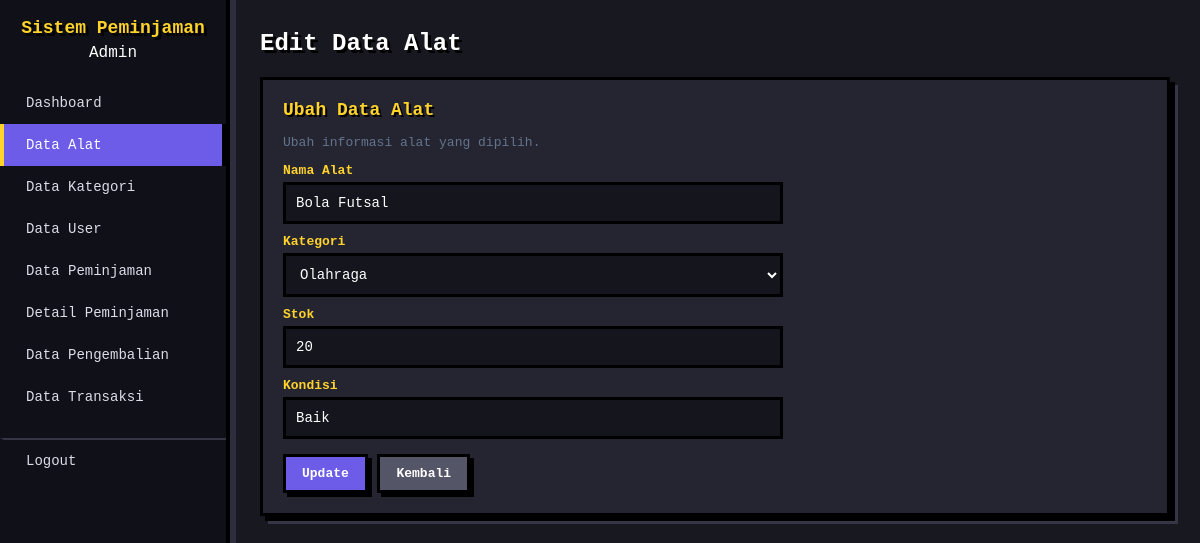
The page /app/data/alat/edit.php?id=1 (signed in) on the database its author committed.
### tables this page shows
CREATE TABLE `alat` (
  `id_alat` int(11) NOT NULL,
  `nama_alat` varchar(100) NOT NULL,
  `id_kategori` int(11) NOT NULL,
  `stok` int(11) NOT NULL,
  `kondisi` varchar(50) NOT NULL
);

CREATE TABLE `kategori` (
  `id_kategori` int(11) NOT NULL,
  `nama_kategori` varchar(100) NOT NULL
);

### app/data/alat/edit.php (the view, shortened to what this page needs)
<?php
include "../../config/connection.php";
$id = $_GET['id'];
$query = "SELECT * FROM alat WHERE id_alat = '$id'";
$data = $conn->query($query);
$row = $data->fetch_assoc();
$query_kategori = "SELECT * FROM kategori";
$data_kategori = $conn->query($query_kategori);
?>
<!DOCTYPE html>
<html>
<head>
    <link rel="stylesheet" href="/ProjectUKK/public/css/style.css?v=2">
</head>
<body>
<div class="layout">
    <aside class="sidebar">
        <div class="sidebar-header">
            <h2>Sistem Peminjaman</h2>
            <div class="role">
                <?= $_SESSION['role']; ?>
            </div>
        </div>
        <div class="sidebar-menu">
            <?php if ($_SESSION['role'] == 'Admin') { ?>
                <a href="../../views/admin.php">
                    Dashboard
                </a>
                <a href="alat.php" class="active">
                    Data Alat
                </a>
                <a href="../kategori/kategori.php">
                    Data Kategori
                </a>
                <a href="../user/user.php">
                    Data User
                </a>
                <a href="../peminjaman/peminjaman.php">
                    Data Peminjaman
                </a>
                <a href="../detail_peminjaman/detail_peminjaman.php">
                    Detail Peminjaman
                </a>
                <a href="../pengembalian/pengembalian.php">
                    Data Pengembalian
                </a>
                <a href="../transaksi/transaksi.php">
                    Data Transaksi
                </a>
            <?php } ?>
            <a href="../../../public/logout.php" class="logout-menu">
                Logout
            </a>
        </div>
    </aside>
    <main class="main">
        <div class="topbar">
            <h1>Edit Data Alat</h1>
        </div>
        <div class="card">
            <h2 style="margin-top:0;font-size:18px;">
                Ubah Data Alat
            </h2>
            <p style="color:#64748b;font-size:13px;">
                Ubah informasi alat yang dipilih.
            </p>
            <form method="POST">
                <label>Nama Alat</label>
                <input
                    type="text"
                    name="nama_alat"
                    value="<?= $row['nama_alat']; ?>"
                    required
                >
                <label>Kategori</label>
                <select name="id_kategori" required>
                    <?php while ($kategori = $data_kategori->fetch_assoc()) { ?>
                        <option
                            value="<?= $kategori['id_kategori']; ?>"
                            <?php if ($kategori['id_kategori'] == $row['id_kategori']) { ?>
                                selected
                            <?php } ?>
                        >
                            <?= $kategori['nama_kategori']; ?>
                        </option>
                    <?php } ?>
                </select>
                <label>Stok</label>
                <input
                    type="number"
                    name="stok"
                    value="<?= $row['stok']; ?>"
                    required
                >
                <label>Kondisi</label>
                <input
                    type="text"
                    name="kondisi"
                    value="<?= $row['kondisi']; ?>"
                    required
                >
                <div class="form-actions">
                    <button
                        type="submit"
                        name="update"
                        class="btn btn-primary"
                    >
                        Update
                    </button>
                    <a
                        href="alat.php"
                        class="btn btn-muted"
                    >
                        Kembali
                    </a>
                </div>
            </form>
        </div>
    </main>
</div>
</body>
</html>

### public/css/style.css (style rules this page uses)
:root { --primary: #6c5ce7; --primary-dark: #4834d4; --danger: #ff4757; --success: #2ed573; --bg: #181820; --card: #252532; --border: #45455a; --text: #f5f6fa; --muted: #aaaabd; --yellow: #ffd32a; --radius: 0px; }
* { box-sizing: border-box; }
html { scroll-behavior: smooth; }
body { margin: 0; font-family: "Courier New", monospace; background: var(--bg); color: var(--text); image-rendering: pixelated; }
.layout { display: flex; min-height: 100vh; animation: pixelIn 0.35s ease; }
.sidebar { width: 230px; background: #101018; color: white; flex-shrink: 0; padding: 18px 0; border-right: 4px solid #000; box-shadow: 6px 0 0 #2d2d3d; }
.sidebar-header { text-align: center; padding: 0 15px; margin-bottom: 20px; }
.sidebar-header h2 { font-size: 18px; margin: 0 0 6px; color: var(--yellow); text-shadow: 3px 3px 0 #000; }
.sidebar-menu { list-style: none; padding: 0; margin: 0; }
.sidebar-menu a { display: block; padding: 13px 22px; color: #dcdcea; text-decoration: none; font-size: 14px; border-left: 4px solid transparent; transition: transform 0.1s, background 0.1s, color 0.1s; }
.sidebar-menu a.active { background: var(--primary); color: white; border-left: 4px solid var(--yellow); box-shadow: inset -4px 0 0 #000; }
.logout-menu { margin-top: 20px !important; border-top: 2px solid #353545; padding-top: 10px; }
.main { flex: 1; padding: 30px; max-width: 1200px; animation: pixelIn 0.45s ease; }
.topbar { margin-bottom: 20px; }
.topbar h1 { font-size: 24px; margin: 0 0 5px; color: white; text-shadow: 3px 3px 0 #000; }
.card { background: var(--card); border: 3px solid #000; border-radius: 0; padding: 20px; margin-bottom: 20px; box-shadow: 5px 5px 0 #000, 8px 8px 0 #353545; animation: pixelIn 0.4s ease; }
.card h2 { margin-top: 0; color: var(--yellow); text-shadow: 2px 2px 0 #000; }
.btn { display: inline-block; padding: 9px 16px; border-radius: 0; border: 3px solid #000; cursor: pointer; font-family: "Courier New", monospace; font-size: 13px; font-weight: bold; text-decoration: none; box-shadow: 4px 4px 0 #000; transition: transform 0.1s, box-shadow 0.1s; }
.btn-primary { background: var(--primary); color: white; }
.btn-muted { background: #555568; color: white; }
form { max-width: 500px; }
form label { display: block; font-weight: bold; font-size: 13px; margin: 10px 0 4px; color: var(--yellow); }
form input, form select, form textarea { width: 100%; padding: 10px; background: #15151e; color: white; border: 3px solid #000; border-radius: 0; font-family: "Courier New", monospace; font-size: 14px; outline: none; }
form button { margin-top: 15px; padding: 10px 20px; background: var(--primary); color: white; border: 3px solid #000; border-radius: 0; cursor: pointer; font-family: "Courier New", monospace; font-weight: bold; box-shadow: 4px 4px 0 #000; transition: transform 0.1s, box-shadow 0.1s; }

### rows shown on the page
alat: nama_alat "Bola Futsal", id_kategori "Olahraga", stok "20", kondisi "Baik"

### other values the page prints
$_SESSION['role'] "Admin"
